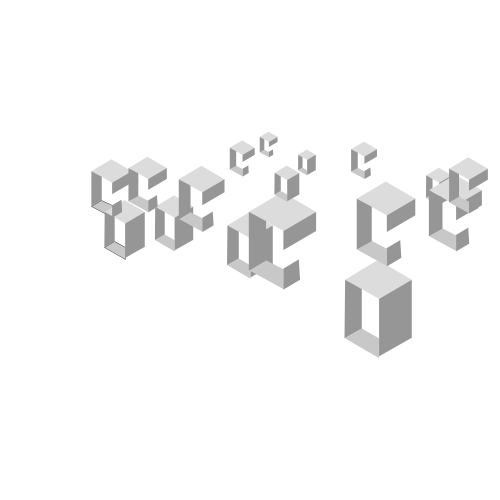
Frame 1 (no input)
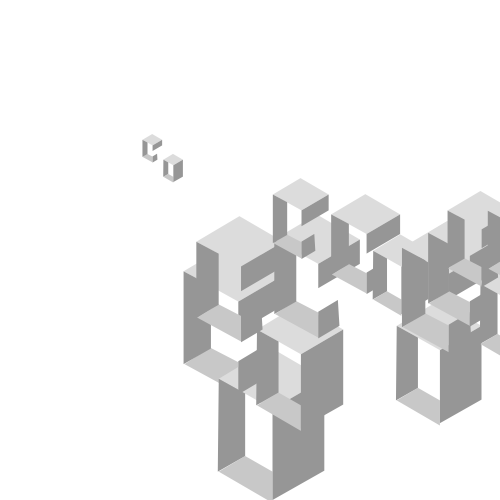
Frame 60 (the mouse pressed at the canvas centre just before this capture)
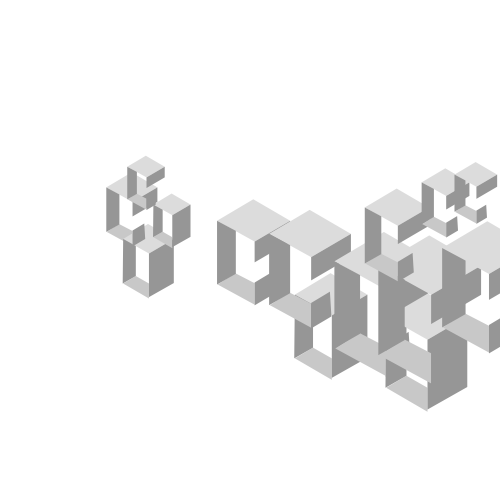
Frame 120 (the mouse held since frame 60 and released just before this capture)

The Processing sketch that drew these frames (run headless with seeded random() and noise(); from frame 60 on, the mouse is pressed at the canvas centre):

// Processing sketch: processing_54325
// ── processing_54325.pde

//city_origami_logo_looping

float x = 80;

float y = 77;


float angle = 0.0;



void setup(){
 
  size (500,500);
  smooth();
  //noLoop();
  
}

void draw(){
  background(255);
  
  for (int i = 35; i<width +40; i +=40){
    int gray = int(random(0,102));
    
    float scalar = random(0.15, 1.0);
    
     
     
    
    city_origami(i, 110, gray, scalar);
  }
}



void city_origami (int x, int y, int g, float s){
   
  
  pushMatrix();
  translate (x,y);
  scale(s);
  fill(g);//set gray
  
  fill (200);//medium grey quads
  quad(179, 243, 208, 258, 208, 290, 153, 260); //quad 1
  quad(180+x, 244+y, 208+x, 260+y, 208+x, 292+y, 153+x, 260+y); //quad 2
  
 
  
  fill(220); //light grey quads
  noStroke();
  quad(206, 133, 261, 165, 208, 196, 152, 165); //quad 1
  quad(206+ x, 133 + y, 261 + x, 165 + y, 208 + x, 196 + y, 153 + x, 165 + y); //quad 2
  
  
  
  fill(150);//dark grey quads
  quad(152, 165, 180, 180, 180, 244, 152, 260); //quad 1
  
   quad(208, 196, 261, 165, 261, 196, 208, 227); //quad 2
  
 
   
  quad(208, 257, 233, 242, 235, 275, 208, 291); //quad 3
  quad(153 +x, 165 +y, 180 +x, 180 +y, 180 +x, 244 +y, 152+x, 260 +y); //quad 4
  quad(208+x, 196+y, 261+x, 165+y, 261+x, 197+y+62, 208+x, 227+y+62); //quad 5
  
  popMatrix();

  }
